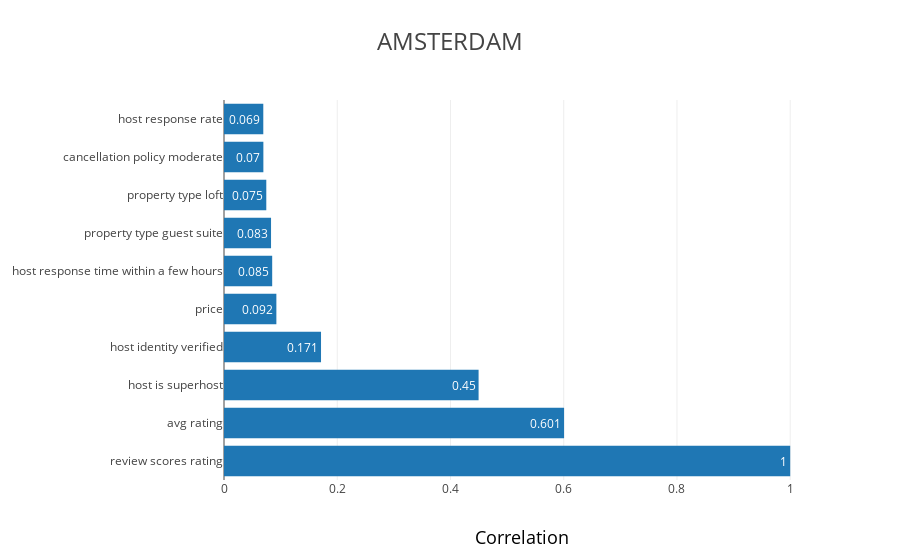

Notebook code cell kept with this figure:
### Code cell
#show the entries that strongly correlate positively with the rating
top_corr_pos = rated.corrwith(rated['review_scores_rating']).nlargest(n = 10)

trace = go.Bar(
            x = top_corr_pos.values,
            y = [idx.lower().replace('_', ' ') for idx in top_corr_pos.index],
            text = np.round(1000 * top_corr_pos.values) / 1000,
            textposition = 'auto',
            orientation = 'h'
            )
layout = go.Layout(
                title=city.upper(),
                titlefont=dict(
                            size = 24
                            ),
                barmode='overlay',
                xaxis=dict(
                    title='Correlation',
                    titlefont=dict(
                        size=18,
                        color='rgb(0, 0, 0)'
                                ),
                        ),
                yaxis=dict(
                            automargin = True
                            )
                        )
                    
fig_top_corr_pos = go.Figure(data = [trace], layout = layout)

pyo.iplot(fig_top_corr_pos)

### Figure 1 — Plotly figure (JSON) as saved in the notebook; plotly's stock layout.template omitted (floating-point values rounded to 4 significant figures)
{"data": [{"orientation": "h", "text": [1, 0.601, 0.45, 0.171, 0.092, 0.085, 0.083, 0.075, 0.07, 0.069], "textposition": "auto", "type": "bar", "uid": "df097463-b947-40a0-ab37-ea2a842c9776", "x": [1, 0.6006, 0.4497, 0.1713, 0.09249, 0.08511, 0.08308, 0.07469, 0.06954, 0.06938], "y": ["review scores rating", "avg rating", "host is superhost", "host identity verified", "price", "host response time within a few hours", "property type guest suite", "property type loft", "cancellation policy moderate", "host response rate"]}], "layout": {"barmode": "overlay", "title": "AMSTERDAM", "titlefont": {"size": 24}, "xaxis": {"title": "Correlation", "titlefont": {"color": "rgb(0, 0, 0)", "size": 18}}, "yaxis": {"automargin": true}}}
